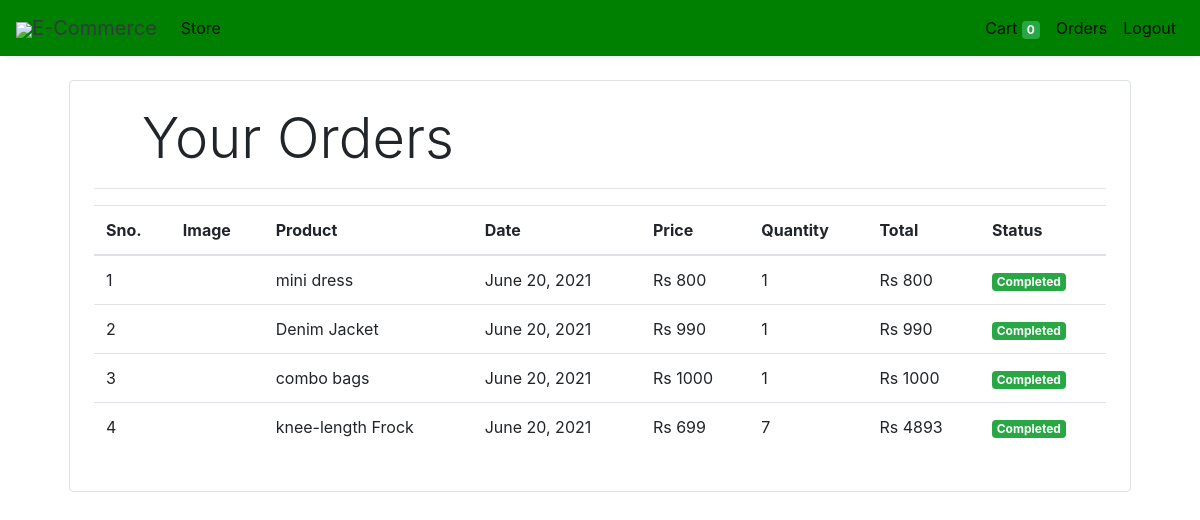
Screenshot of /orders (signed in) with the database file from the repository.
### store/models/orders.py (models this page shows, shortened)
class Order(models.Model):
    product = models.ForeignKey(Products,
                                on_delete=models.CASCADE)
    customer = models.ForeignKey(Customer,
                                 on_delete=models.CASCADE)
    quantity = models.IntegerField(default=1)
    price = models.IntegerField()
    address = models.CharField (max_length=50, default='', blank=True)
    phone = models.CharField (max_length=50, default='', blank=True)
    date = models.DateField (default=datetime.datetime.today)
    status = models.BooleanField (default=False)
    @staticmethod
    def get_orders_by_customer(customer_id):
        return Order.objects.filter(customer=customer_id).order_by('-date')

### store/models/product.py (models this page shows, shortened)
class Products(models.Model):
    name = models.CharField(max_length=60)
    price= models.IntegerField(default=0)
    category= models.ForeignKey(Category,on_delete=models.CASCADE,default=1 )
    description= models.CharField(max_length=250, default='', blank=True, null= True)
    image= models.ImageField(upload_to='uploads/products/')

### store/middlewares/auth.py (the view)
    def middleware(request):
        print(request.session.get('customer'))
        returnUrl = request.META['PATH_INFO']
        print(request.META['PATH_INFO'])
        if not request.session.get('customer'):
           return redirect(f'login?return_url={returnUrl}')
        response = get_response(request)
        return response

### store/templatetags/custom_filter.py (called while the page is built)
@register.filter(name='currency')
def currency(number):
    return "Rs "+str(number)

@register.filter(name='multiply')
def multiply(number , number1):
    return number * number1

### store/views/orders.py (called while the page is built)
    def get(self , request ):
        customer = request.session.get('customer')
        orders = Order.get_orders_by_customer(customer)
        print(orders)
        return render(request , 'orders.html'  , {'orders' : orders})

### store/templates/orders.html
{% extends 'base.html' %}
{% block content %}
{% load cart %}
{% load custom_filter %}
<div class="container">
   <div class="border rounded p-4 m-4">
        <p class="display-4 pl-4 ml-4">Your Orders</p>
        <hr>
        <table class="table">
            <thead>
                <tr>
                    <th>Sno.</th>
                    <th>Image</th>
                    <th>Product</th>
                    <th>Date</th>
                    <th>Price</th>
                    <th>Quantity</th>
                    <th>Total</th>
                    <th>Status</th>
                </tr>
            </thead>
            <tbody>
                {% for order in orders %}
                <tr>
                    <td>{{forloop.counter}}</td>
                    <td><img style="height: 80px;" class="rounded-circle" src="{{order.product.image.url}}" alt=""></td>
                    <td>{{order.product.name}}</td>
                    <td>{{order.date}}</td>
                    <td>{{order.price|currency}}</td>
                    <td>{{order.quantity}}</td>
                    <td>{{order.quantity|multiply:order.price|currency}}</td>
                    {% if order.status %}
                    <td><small class="badge badge-success">Completed</small></td>
                    {%else%}
                    <td><small class="badge badge-warning">Pending</small></td>
                    {% endif %}
                </tr>
                {% endfor %}
            </tbody>
        </table>
   </div>
</div>
{% endblock %}

### store/templates/base.html (shortened to what this page needs)
<!doctype html>
<html lang="en">
<head>
  <link rel="stylesheet" href="https://maxcdn.bootstrapcdn.com/bootstrap/4.0.0/css/bootstrap.min.css"
>
</head>
<body>
<nav class="one-edge-shadow
  navbar navbar-light
  sticky-top navbar
  navbar-expand-lg
  text-white">
    <a class="navbar-brand ms-3 text-dark " href="/">
    <link rel="stylesheet" href="https://use.fontawesome.com/releases/v5.7.0/css/all.css">
    <img src="https://www.freepnglogos.com/uploads/shopping-cart-png/shopping-cart-svg-png-icon-download-28.png" style="width:50px;height:50px,color:text-light;">E-Commerce</a>
    <div class="collapse navbar-collapse" id="navbarSupportedContent">
      <ul class="navbar-nav mr-auto">
        <li class="nav-item active">
          <a class="nav-link" href="/store">Store <span class="sr-only">(current)</span></a>
        </li>
          </ul>
      <ul class=" navbar-nav my-2 my-lg-0">
        <li class="nav-item active">
          <a class="nav-link" href="/cart">Cart
            <span class="badge badge-success">{{request.session.cart.keys|length}}</span>
            <span class="sr-only">(current)</span></a>
        </li>
        {% if request.session.customer %}
        <li class="nav-item active ">
          <a class="nav-link" href="/orders">Orders<span class="sr-only">(current)</span></a>
        </li>
        <li class="nav-item active ">
          <a class="nav-link" href="/logout">Logout<span class="sr-only">(current)</span></a>
        </li>
        {% endif %}
      </ul>
    </div>
  </nav>
  {% block content %}{% endblock %}
</body>
</html>

### store/templates/base.html (style rules this page uses)
nav { background-color: green; }
.one-edge-shadow { box-shadow: 0 8px 2px -5px rgb(246, 245, 245); }

### rows the page displays
Order: product.name "mini dress", date "June 20, 2021", price "Rs 800", quantity "1", quantity|multiply "Rs 800", status "Completed"
Order: product.name "Denim Jacket", date "June 20, 2021", price "Rs 990", quantity "1", quantity|multiply "Rs 990", status "Completed"
Order: product.name "combo bags", date "June 20, 2021", price "Rs 1000", quantity "1", quantity|multiply "Rs 1000", status "Completed"
Order: product.name "knee-length Frock", date "June 20, 2021", price "Rs 699", quantity "7", quantity|multiply "Rs 4893", status "Completed"

### other values shown
{{ request.session.cart.keys|length }} "0"
